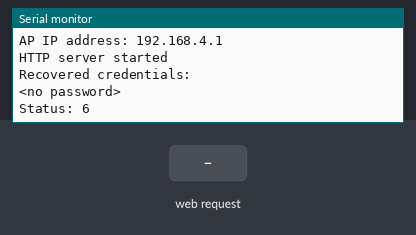
Simulated run of this sketch. Board: ESP8266 (NodeMCU). Parts: the last lines printed to the serial monitor. Inputs (shaded band) come from the test bench. WiFi joins after 1.5 s; servers stay silent unless stated; a WiFi scan finds three made-up networks; EEPROM starts erased; no MQTT or app messages arrive unless stated.

Above: at 2.7 s.
2.8 s: HTTP request GET / received
At 3.9 s:
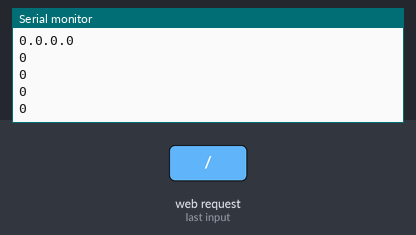
4.3 s: HTTP request GET /mqtttx received
At 5.0 s:
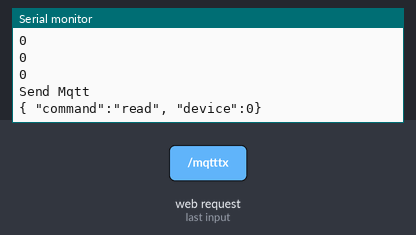
5.8 s: HTTP request GET /wifi received
At 7.8 s:
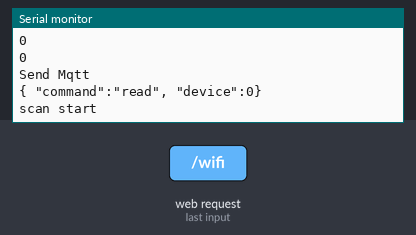
8.8 s: HTTP request GET /wifisave received
At 9.7 s:
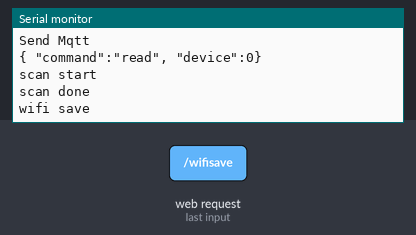
10.3 s: HTTP request GET /wifisave?d=1&p=1&n=1 received
At 10.9 s:
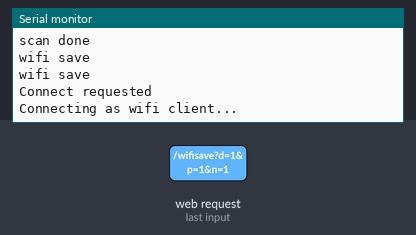

Measured:
- after the input at 2.8 s, the serial monitor: prints a new line at once (image 1)
- after the input at 4.3 s, the serial monitor: prints a new line at once (image 2)
- after the input at 5.8 s, the serial monitor: prints a new line after 0.50 s (image 3)
- after the input at 8.8 s, the serial monitor: prints a new line at once (image 4)
- after the input at 10.3 s, the serial monitor: prints a new line at once (image 5)

The sketch:

ArduinoWebMqtt.ino
```cpp
#include <ESP8266WiFi.h>
#include <PubSubClient.h>
#include <WiFiClient.h>
#include <ESP8266WebServer.h>
#include <DNSServer.h>
#include <ESP8266mDNS.h>
#include <EEPROM.h>
#include <ArduinoJson.h>

MDNSResponder mdns;

/*
 * 공유기 설정에서 i2r_ap_***** 로 되어있는 ap 공유기를 선택한다. 비밀번호는 00000000 이다.
 * 공유기를 입력하기 위해 크롬의 주소창에 "i2r.local"을 입력하여 공유기 설정을 선택한다.
 * 또는 http://i2r.local/wifi  http://192.168.4.1 을 입력해도 된다.
 * 입력 후 i2r.local 의 메인 페이지에 입력한 공유기의 이름과 주소가 정상적으로 출력되면
 * 공유기 주소를 선택해 인테넷이 연결될 서버의 주소를 선택한 후
 * 설정에서 입력한 공유기를 선택하면 정상적으로 사용 할 수 있다.
 */

 /* AP 설정을 위한 변수 선언 */
const char *softAP_ssid = "i2r_ap_";
const char *softAP_password = "00000000";
String sAP_ssid;
char cAP_ssid[20];
int setAP=1;// 1 이면 ap 설정중 으로 메인 페이지에 주소 표시

/* hostname for mDNS. Should work at least on windows. Try http://i2r.local */
const char *myHostname = "i2r";

char ssid[32] = "";
char password[32] = "";
char cno[10];
//String cno="";

// DNS server
const byte DNS_PORT = 53;
DNSServer dnsServer;
// Web server
ESP8266WebServer server(80);
/* Soft AP network parameters */
IPAddress apIP(192, 168, 4, 1);
IPAddress netMsk(255, 255, 255, 0);
/** Should I connect to WLAN asap? */
boolean connect;
/** Last time I tried to connect to WLAN */
unsigned long lastConnectTry = 0;
/** Current WLAN status */
unsigned int status = WL_IDLE_STATUS;

// rs232 통신을 위한 설정
String inputString = "";         // 수신 데이타 저장
boolean stringComplete = false;  // 수신 완료되면 true
String s,sHead;  // 보내는 문자열
int count=0,j,serialj=0;
long lastMsg = 0;
int delayTime=4000; // serial 계측시간 mqtt로 메세지 보낸는 시간 (단위 ms)
char msg[100];
float fO2,fTemp;

// mqtt를 위한 설정
const char* mqtt_server = "broker.mqtt-dashboard.com";
const char* outTopic = "/thefit/inTopic";
const char* inTopic = "/thefit/outTopic";
const char* clientName = ""; // AP 이름과 같이 사용
int no=1; //기기번호

WiFiClient espClient;
PubSubClient client(espClient);

//json
StaticJsonDocument<300> doc;
DeserializationError error;
JsonObject root;
bool complete=false;
int js=0;
int device;
int ch[15];
char json[200] ="{\"device\":1,\"ch\":[1,2,3,4,5,6,7,8,9,10]}";
bool bJson=false; //웹페이지 1초 재생을 on/off
void setup() {
  delay(1000);
  // reserve 200 bytes for the inputString:
  inputString.reserve(200);
  // initialize serial:
  Serial.begin(9600);
  Serial1.begin(9600);

  // AP 이름 자동으로 만듬
  sAP_ssid=String(softAP_ssid)+String(ESP.getChipId(),HEX);
  sAP_ssid.toCharArray(cAP_ssid,sAP_ssid.length());
  softAP_ssid=&cAP_ssid[0];
  clientName=softAP_ssid;
  setupApDns();

  /* Setup web pages: root, wifi config pages, SO captive portal detectors and not found. */
  server.on("/", handleRoot);
  server.on("/mqtttx", handleMqttTx);
  server.on("/mqttrx", handleMqttRx);
  server.on("/wifi", handleWifi);
  server.on("/wifisave", handleWifiSave);
  server.on("/generate_204", handleRoot);  //Android captive portal. Maybe not needed. Might be handled by notFound handler.
  server.on("/fwlink", handleRoot);  //Microsoft captive portal. Maybe not needed. Might be handled by notFound handler.
  server.onNotFound ( handleNotFound );
  server.begin(); // Web server start
  Serial.println("HTTP server started");
  loadCredentials(); // Load WLAN credentials from network
  connect = strlen(ssid) > 0; // EEPROM에 와이파이 이름 저장 되어 있으면 WLAN 연결
  sHead="<meta name='viewport' content='width=device-width, initial-scale=1.0'/>";
  sHead+="<meta http-equiv='Content-Type' content='text/html;charset=utf-8' />";

  // mqtt 설정
  client.setServer(mqtt_server, 1883);
  client.setCallback(callback);

}
void setupApDns() {
  Serial.println(softAP_ssid);
  WiFi.softAPConfig(apIP, apIP, netMsk);
  WiFi.softAP(softAP_ssid, softAP_password);
  delay(500); // Without delay I've seen the IP address blank
  Serial.print("AP IP address: ");
  Serial.println(WiFi.softAPIP());

  /* Setup the DNS server redirecting all the domains to the apIP */
  dnsServer.setErrorReplyCode(DNSReplyCode::NoError);
  dnsServer.start(DNS_PORT, "*", apIP);
}

void connectWifi() {
  Serial.println("Connecting as wifi client...");
  WiFi.disconnect();
  WiFi.begin ( ssid, password );
  int connRes = WiFi.waitForConnectResult();
  Serial.print ( "connRes: " );
  Serial.println ( connRes );
}

void callback(char* topic, byte* payload, unsigned int length) {
  Serial.print("Message arrived [");
  Serial.print(topic);
  Serial.print("] ");
  /*
  for (int i = 0; i < length; i++) {
    Serial.print((char)payload[i]);
  }
  */
  for (int i = 0; i < length; i++) {
    if((char)payload[i]=='{') {
      js=0;
      complete=false;
    }
    if(complete==false) {
      json[js++]=(char)payload[i];
    }
    //Serial.print((char)payload[i]);
    Serial.print((char)json[i]);
    if((char)payload[i]=='}') {
      json[js]=0;
      DoJason();
      complete=true;
    }
  }
  Serial.println();
}

void reconnect() {
  // Loop until we're reconnected
  while (!client.connected()) {
    Serial.print("Attempting MQTT connection...");
    // Attempt to connect
    if (client.connect(clientName)) {
      Serial.println("connected");
      // Once connected, publish an announcement...
      //client.publish(outTopic, "Reconnected");
      // ... and resubscribe
      client.subscribe(inTopic);
    } else {
      Serial.print("failed, rc=");
      Serial.print(client.state());
      Serial.println(" try again in 5 seconds");
      // Wait 5 seconds before retrying
      delay(5000);
    }
  }
}

void CheckMqtt() {
  if (!client.connected()) {
    reconnect();
  }
  /*
  // 저주파치료기와 통신 프로그램 작성
  serialEvent();
  long now = millis();
  if (now - lastMsg > delayTime) {
    lastMsg = now;
    // print the string when a newline arrives:
    // 저주파치료기에 보낼 메세지 작성.
      sprintf (msg, "%d %d %d",device,ch[0],ch[1],ch[2]);
      Serial1.println(msg);
  }
  */
  client.loop();
}

// 시리얼통신으로 문자가 들어오면 처리한다.
void serialEvent() {
  if (stringComplete) {
    Serial.println(inputString);

  }
  while (Serial.available()) {
    // get the new byte:
    char inChar = (char)Serial.read();
    // add it to the inputString:
    inputString += inChar;
    // if the incoming character is a newline, set a flag
    // so the main loop can do something about it:
    if (inChar == '\n') {
      stringComplete = true;
    }
  }
}

int HexToInt(char hex) {
  if( hex <= '9')
    return hex - '0';
  else if (hex <= 'F')
    return hex-'A' +10;
  else if (hex <= 'f')
    return hex-'a' +10;
}

void DoJason() {
  bJson=true;
  deserializeJson(doc, json);
  root = doc.as<JsonObject>();
  device=root["device"];
  Serial.println();
  Serial.println(device);
  if(device != 0) {
    for(int i=0;i<10;i++) {
      ch[i]=root["ch"][i];
      //Serial.println(ch[i]);
    }
  }
  if(device == 0) {
    ch[10]=root["ch"][0];
    ch[11]=root["ch"][1];
    ch[12]=root["ch"][2];
    ch[13]=root["ch"][3];
    //Serial.println(ch[10]);
    //Serial.println(ch[11]);
    //Serial.println(ch[12]);
    //Serial.println(ch[13]);
  }
  if (error) {
    Serial.print(F("deserializeJson() failed: "));
    Serial.println(error.c_str());
    return;
  }
  Serial.println();
}

void loop() {
  if (connect) {
    Serial.println ( "Connect requested" );
    connect = false;
    connectWifi();
    lastConnectTry = millis();
  }
  {
    unsigned int s = WiFi.status();
    if (s == 0 && millis() > (lastConnectTry + 60000) ) {
      /* If WLAN disconnected and idle try to connect */
      /* Don't set retry time too low as retry interfere the softAP operation */
      connect = true;
    }
    if (status != s) { // WLAN status change
      Serial.print ( "Status: " );
      Serial.println ( s );
      status = s;
      if (s == WL_CONNECTED) {  // wifi가 연결 되었을 때 할일
        /* Just connected to WLAN */
        Serial.println ( "" );
        Serial.print ( "Connected to " );
        Serial.println ( ssid );
        Serial.print ( "IP address: " );
        Serial.println ( WiFi.localIP() );

        // Setup MDNS responder=======================
        if (!MDNS.begin(myHostname)) {
          Serial.println("Error setting up MDNS responder!");
        } else {
          Serial.println("mDNS responder started");
          // Add service to MDNS-SD
          MDNS.addService("http", "tcp", 80);
        } //==========================================

      } else if (s == WL_NO_SSID_AVAIL) {
        WiFi.disconnect();
      }
    }
  }

  //DNS
  dnsServer.processNextRequest();
  //HTTP
  server.handleClient();

  if(WiFi.status() == WL_CONNECTED) {
    CheckMqtt();
  }
}
```

credentials.ino
```cpp
/** Load WLAN credentials from EEPROM */
void loadCredentials() {
  EEPROM.begin(512);
  EEPROM.get(0, ssid);
  EEPROM.get(0+sizeof(ssid), password);
  char ok[2+1];
  EEPROM.get(0+sizeof(ssid)+sizeof(password), ok);
  EEPROM.end();
  if (String(ok) != String("OK")) {
    ssid[0] = 0;
    password[0] = 0;
  }
  Serial.println("Recovered credentials:");
  Serial.println(ssid);
  Serial.println(strlen(password)>0?"********":"<no password>");
}

/** Store WLAN credentials to EEPROM */
void saveCredentials() {
  EEPROM.begin(512);
  EEPROM.put(0, ssid);
  EEPROM.put(0+sizeof(ssid), password);
  char ok[2+1] = "OK";
  EEPROM.put(0+sizeof(ssid)+sizeof(password), ok);
  EEPROM.commit();
  EEPROM.end();
}
```

handleHttp.ino
```cpp
/** Handle root or redirect to captive portal */
void handleMqttTx() {
  Serial.println("Send Mqtt");
  char dd[2];
  server.arg("d").toCharArray(dd, 2);
  Serial.println(dd);
  server.arg("p").toCharArray(password, sizeof(password) - 1);
  server.sendHeader("Location", "/", true);
  server.sendHeader("Cache-Control", "no-cache, no-store, must-revalidate");
  server.sendHeader("Pragma", "no-cache");
  server.sendHeader("Expires", "-1");
  server.send ( 302, "text/plain", "");  // Empty content inhibits Content-length header so we have to close the socket ourselves.
  server.client().stop(); // Stop is needed because we sent no content length
  server.arg("d").toCharArray(cno, sizeof(cno) - 1);
  no=atoi(cno);
  sprintf (msg, "\{ \"command\":\"read\", \"device\":%d}",(int)no);
  Serial.println(msg);
  client.publish(outTopic, msg);
  delay(2000);
}
void handleMqttRx() {

}
void handleRoot() {
  Serial.println("Server Html");
  Serial.println ( WiFi.localIP() );
  Serial.println ( ch[10] );
  Serial.println ( ch[11] );
  Serial.println ( ch[12] );
  Serial.println ( ch[13] );

  String s1= String(ssid);
  if(bJson == true) {
    s=sHead+"<meta http-equiv='refresh' content='1'/>";
  }
  else {
    s=sHead;
  }
  bJson = false;
  s=s+"<h1>더핏 건강관리</h1>";
  s=s+"<form method='POST' action='mqtttx'>"
    +"<p>기기번호 <input type='text' placeholder='디바이스번호' name='d'/></p>"
    +"          <input type='submit' value='        저    장        '/></form>";
  s=s+"기기번호 : "+ String(device) + "<br>";
  for(int i=0;i<10;i++) {
    s=s+"ch"+i+" : "+ String(ch[i]) + "<br>";
  }
  s=s+"Pulse(sec) : " + String(ch[10]) + "<br>";
  s=s+"P/W(usec) : " + String(ch[11]) + "<br>";
  s=s+"Pause(sec) : " + String(ch[12]) + "<br>";
  s=s+"Freq(Hz) : " + String(ch[13]) + "<br>";
  s=s+"<p><a href='/'>메인 홈페이지로 가기</a>.</p>";
  if(setAP==1) {
    s=s+"아래 공유기 이름과 주소가 연결되었으면 주소를 선택한 후에 설정에서 사용 하시는 인터넷 공유기를 선택하세요. <br>";
    s=s+"Connected IP : "+String(ssid)+"  "+"<p><a href='http://"+WiFi.localIP().toString()+"'/>"+WiFi.localIP().toString()+"</a></p>";
  }
  s=s+"<p><a href='/wifi'>공유기를 바꾸려면 누르세요.</a></p>";
  setAP=0;
  server.send(200, "text/html", s); // Empty content inhibits Content-length header so we have to close the socket ourselves.
}

void handleWifi() {
  String s1= String(ssid);
  s=sHead+"<h1>Wifi 사양</h1>";
  if (server.client().localIP() == apIP) {
    Serial.println(String(softAP_ssid));
    s=s+String("<p>연결된 AP: ") + sAP_ssid + "</p>";
  } else {
    s=s+"<p>연결된 와이파이 " + String(ssid) + "</p>";
  }
  s=s+"<table><tr><th align='left'>SoftAP 사양</th></tr>";
  s=s+"<tr><td>SSID " + String(softAP_ssid) + "</td></tr>";
  s=s+"<tr><td>IP   " + toStringIp(WiFi.softAPIP()) + "</td></tr>"+"</table>";
  s=s+"<br /><table><tr><th align='left'>WLAN 사양</th></tr>";
  s=s+"<tr><td>SSID " + String(ssid) + "</td></tr>";
  s=s+"<tr><td>IP   " + toStringIp(WiFi.localIP()) + "</td></tr>"+"</table>";

  s=s+"<br /><table><tr><th align='left'>검색된 와이파이 </th></tr>";
  Serial.println("scan start");
  int n = WiFi.scanNetworks();
  Serial.println("scan done");
  if (n > 0) {
    for (int i = 0; i < n; i++) {
      s=s+"\r\n<tr><td>SSID " + WiFi.SSID(i) + String((WiFi.encryptionType(i) == ENC_TYPE_NONE)?" ":" *") + " (" + WiFi.RSSI(i) + ")</td></tr>";
    }
  } else {
    s=s+"<tr><td>No WLAN found</td></tr>";
  }
  s=s+"</table>";
  s=s+"<p><a href='/wifi'>와이파이가 없으면 다시 검색하세요.</a></p>";

  s=s+"<form method='POST' action='wifisave'><h4>연결하려는 와이파이 입력</h4>"
    +"<p>와이파이 이름 <input type='text' placeholder='와이파이 이름' name='n'/></p>"
    +"<p>비  밀  번  호<input type='password' placeholder='비밀번호' name='p'/></p>"
    +"          <input type='submit' value='        저    장        '/></form>"
    +"<p><a href='/'>메인 홈페이지로 가기</a>.</p>";
  server.send(200, "text/html", s);
  setAP=1;
}

/** Handle the WLAN save form and redirect to WLAN config page again */
void handleWifiSave() {
  Serial.println("wifi save");
  server.arg("n").toCharArray(ssid, sizeof(ssid) - 1);
  server.arg("p").toCharArray(password, sizeof(password) - 1);
  server.sendHeader("Location", "wifi", true);
  server.sendHeader("Cache-Control", "no-cache, no-store, must-revalidate");
  server.sendHeader("Pragma", "no-cache");
  server.sendHeader("Expires", "-1");
  server.send ( 302, "text/plain", "");  // Empty content inhibits Content-length header so we have to close the socket ourselves.
  server.client().stop(); // Stop is needed because we sent no content length
  saveCredentials();
  connect = strlen(ssid) > 0; // Request WLAN connect with new credentials if there is a SSID
}

/** Redirect to captive portal if we got a request for another domain. Return true in that case so the page handler do not try to handle the request again. */
boolean captivePortal() {
  if (!isIp(server.hostHeader()) && server.hostHeader() != (String(myHostname)+".local")) {
    Serial.print("Request redirected to captive portal");
    server.sendHeader("Location", String("http://") + toStringIp(server.client().localIP()), true);
    server.send ( 302, "text/plain", ""); // Empty content inhibits Content-length header so we have to close the socket ourselves.
    server.client().stop(); // Stop is needed because we sent no content length
    return true;
  }
  return false;
}

void handleNotFound() {
  if (captivePortal()) { // If caprive portal redirect instead of displaying the error page.
    return;
  }
  String message = "File Not Found\n\n";
  message += "URI: ";
  message += server.uri();
  message += "\nMethod: ";
  message += ( server.method() == HTTP_GET ) ? "GET" : "POST";
  message += "\nArguments: ";
  message += server.args();
  message += "\n";

  for ( uint8_t i = 0; i < server.args(); i++ ) {
    message += " " + server.argName ( i ) + ": " + server.arg ( i ) + "\n";
  }
  server.sendHeader("Cache-Control", "no-cache, no-store, must-revalidate");
  server.sendHeader("Pragma", "no-cache");
  server.sendHeader("Expires", "-1");
  server.send ( 404, "text/plain", message );
}
```

tools.ino
```cpp
/** Is this an IP? */
boolean isIp(String str) {
  for (size_t i = 0; i < str.length(); i++) {
    int c = str.charAt(i);
    if (c != '.' && (c < '0' || c > '9')) {
      return false;
    }
  }
  return true;
}

/** IP to String? */
String toStringIp(IPAddress ip) {
  String res = "";
  for (int i = 0; i < 3; i++) {
    res += String((ip >> (8 * i)) & 0xFF) + ".";
  }
  res += String(((ip >> 8 * 3)) & 0xFF);
  return res;
}
```
